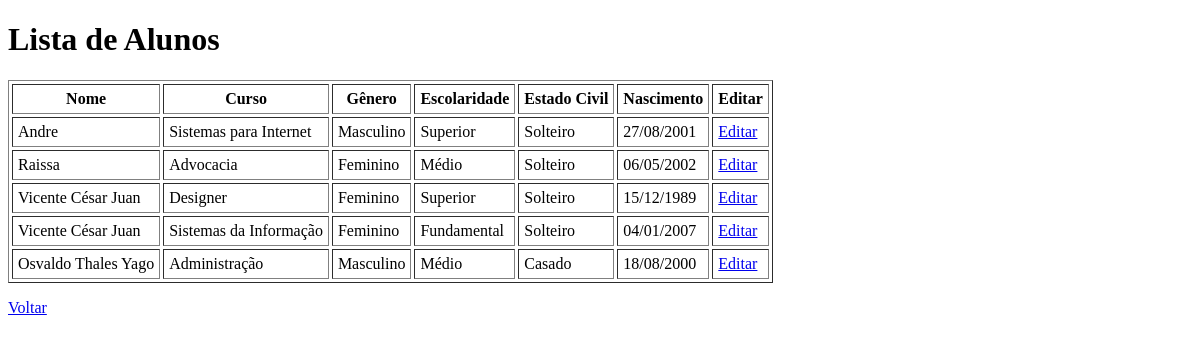
/alunos/, run on an earlier commit of the app's database.
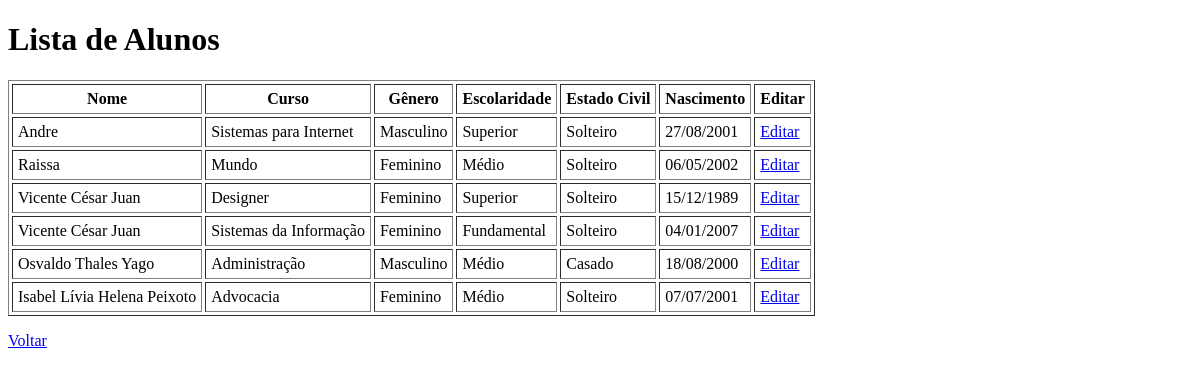
And on a later commit of the database.
### academico/models.py (models this page shows, shortened)
class Aluno(models.Model):
    nome = models.CharField(max_length=100)
    data_nascimento = models.DateField()
    cpf = models.CharField(max_length=14, unique=True)
    genero = models.CharField(max_length=2, choices=GENERO_CHOICES)
    estado_civil = models.CharField(
        max_length=30, choices=ESTADO_CIVIL_CHOICES)
    escolaridade = models.CharField(
        max_length=50, choices=ESCOLARIDADE_CHOICES)
    curso = models.ForeignKey(Curso, on_delete=models.CASCADE)

class Curso(models.Model):
    nome = models.CharField(max_length=100)
    def __str__(self):
        return self.nome

### academico/views.py (the view)
# urls.py: path('alunos/', views.alunos, name='alunos'),
def alunos(request):
    alunos = Aluno.objects.all()
    dados = {
        'alunos': alunos,
    }
    return render(request, 'academico/lista_alunos.html', dados)

### academico/templates/academico/lista_alunos.html (shortened to what this page needs)
<!DOCTYPE html>
<html lang="en">
<head>
</head>
<body>
    <h1>Lista de Alunos</h1>
    <table border="1" cellpadding="5" cellspacing="3">
        <tr>
            <th>Nome</th>
            <th>Curso</th>
            <th>Gênero</th>
            <th>Escolaridade</th>
            <th>Estado Civil</th>
            <th>Nascimento</th>
            <th>Editar</th>
        </tr>
        {% for aluno in alunos %}
        <tr>
            <td>{{ aluno.nome }}</td>
            <td>{{ aluno.curso }}</td>
            <td>{{ aluno.get_genero_display }}</td>
            <td>{{ aluno.get_escolaridade_display }}</td>
            <td>{{ aluno.get_estado_civil_display }}</td>
            <td>{{ aluno.data_nascimento|date:"d/m/Y" }}</td>
            <td><a href="{% url 'editar_aluno' aluno.id %}">Editar</a></td>
        </tr>
        {% endfor %}
    </table>
    <p><a href="{% url 'index' %}"> Voltar</a></p>
</body>
</html>

What changed in the data, as far as the page shows it:
changed Aluno "Raissa": curso "Advocacia" → "Mundo"
added Aluno: nome "Isabel Lívia Helena Peixoto", curso "Advocacia", genero "Feminino", escolaridade "Médio", estado_civil "Solteiro", data_nascimento "07/07/2001"
